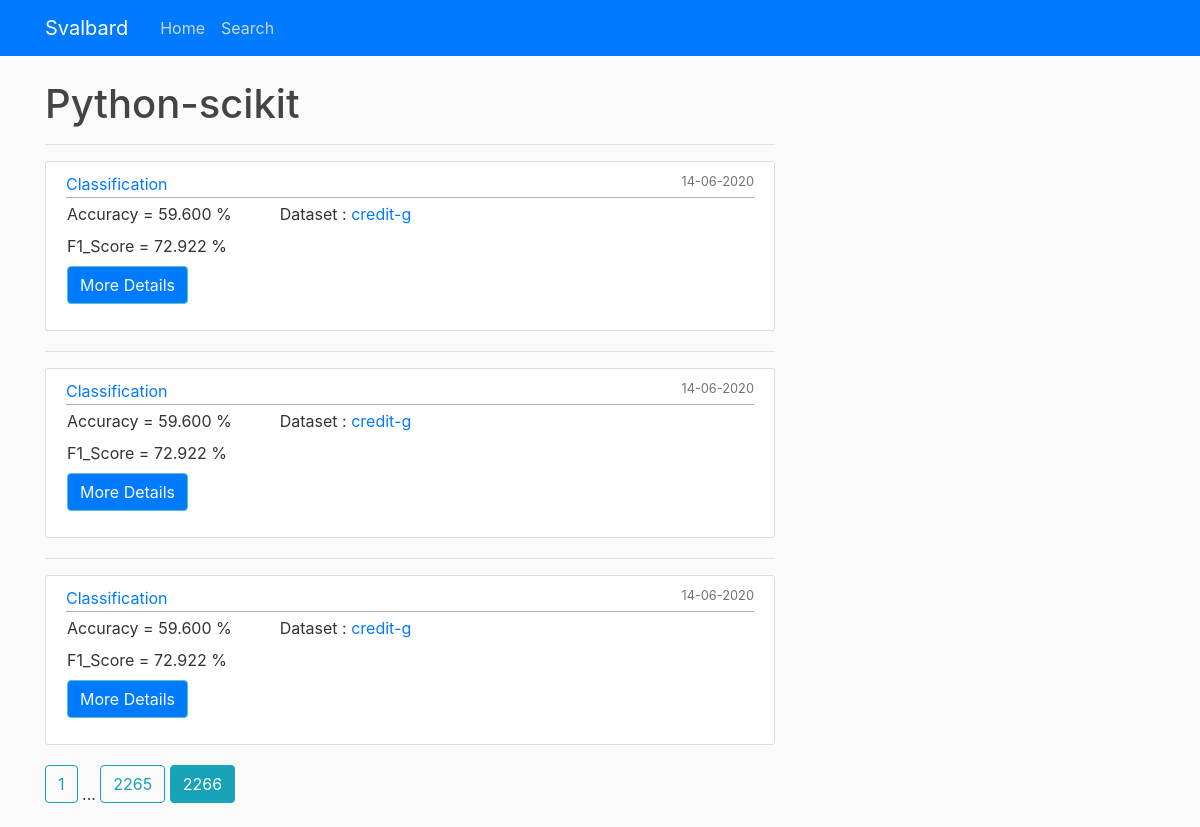
Screenshot of /platform/Python-scikit?page=2266 with the database file from the repository.
### Svalbard/models.py (models this page shows, shortened)
class Result(db.Model):
    id = db.Column(db.Integer, primary_key=True)
    eID = db.Column(db.String(100), nullable=False, unique=True)
    fID = db.Column(db.String(100), nullable=False)
    dataset_id = db.Column(db.Integer, db.ForeignKey(
        'dataset.id'), nullable=False)
    task = db.Column(db.String(15), nullable=False)
    process = db.Column(db.String(20), nullable=False)
    platform = db.Column(db.String(15), nullable=False)
    metricsid = db.Column(db.Integer, db.ForeignKey(
        Metrics.id), nullable=False)
    date_posted = db.Column(db.DateTime, nullable=False,
                            default=datetime.utcnow)

class Metrics(db.Model):
    id = db.Column(db.Integer, primary_key=True)
    Accuracy = db.Column(db.Float, nullable=False)
    Precision = db.Column(db.Float, nullable=False)
    F1_Score = db.Column(db.Float, nullable=False)
    Recall = db.Column(db.Float, nullable=False)
    Time = db.Column(db.Float, nullable=False)
    Model = db.Column(db.String(100), nullable=False, default='Not Available')
    details = db.relationship('Result', backref='details', lazy=True)

class Dataset(db.Model):
    id = db.Column(db.Integer, primary_key=True)
    fID = db.Column(db.String(100), unique=True, nullable=False)
    dataset_name = db.Column(db.String(50), unique=True, nullable=False)
    csv_link = db.Column(db.String(150), unique=True,
                         nullable=False, default='Web')
    size = db.Column(db.Integer, default=0)
    Meta = db.relationship('Metadata', backref='details', lazy=True)
    data = db.relationship('Result', backref='dataset', lazy=True)

### Svalbard/routes.py (the view)
@app.route("/platform/<string:platform>")
def ML_platform(platform):
    page = request.args.get('page', 1, type=int)
    results = Result.query.filter_by(platform=platform).order_by(
        Result.date_posted.desc()).paginate(page=page, per_page=4)
    return render_template('platform.html', title='Language', platform=platform, results=results)

### Svalbard/templates/platform.html (shortened to what this page needs)
{% extends "layout.html" %}
{% block content %}
    <h1 class="mb-3">{{ platform }}</h1>
    {% for result in results.items %}
    <hr>
        <article class="media content-section">
          <div class="media-body">
            <div class="article-metadata">
              <a class="mr-2" href="{{ url_for('process', process=result.process) }}">{{ result.process }}</a>
              <small class="text-muted float-right">{{ result.date_posted.strftime('%d-%m-%Y') }}</small>
            </div>
            <div class='row mr-2'>
                <div class='column ml-3'>
                  <div>Accuracy = {{'%0.3f' | format(result.details.Accuracy *100)}} %</div>
                  <div class='mt-2'>F1_Score = {{'%0.3f' | format(result.details.F1_Score *100)}} %</div>
                  <p class='mt-2'>
                    <button class="btn newRule btn-primary collapsed" type="button" data-toggle="collapse" data-target="#collapseExample - {{result.id}}" aria-expanded="false" aria-controls="collapseExample">
                    </button>
                  </p>
                </div>
                <div class='column mx-5'>
                  <div>Dataset : <a href="{{ url_for('ML_dataset', dataset=result.dataset.id) }}">{{ result.dataset.dataset_name}}</a></div>
                </div>
              </div>
        </article>
    {% endfor %}
    {% for page_num in results.iter_pages(left_edge=1, right_edge=1, left_current=1, right_current=2) %}
      {% if page_num %}
        {% if results.page == page_num %}
          <a class="btn btn-info mb-4" href="{{ url_for('ML_platform', page=page_num, platform=platform) }}">{{ page_num }}</a>
        {% else %}
          <a class="btn btn-outline-info mb-4" href="{{ url_for('ML_platform', page=page_num, platform=platform) }}">{{ page_num }}</a>
        {% endif %}
      {% else %}
        ...
      {% endif %}
    {% endfor %}
{% endblock content %}

### Svalbard/static/main.css (style rules this page uses)
body { background: #fafafa; color: #333333; margin-top: 5rem; }
h1, h2, h3, h4, h5, h6 { color: #444444; }
.content-section { background: #ffffff; padding: 10px 20px; border: 1px solid #dddddd; border-radius: 3px; margin-bottom: 20px; }
.article-metadata { padding-bottom: 1px; margin-bottom: 4px; border-bottom: 1px solid #e3e3e3 }
.article-metadata { padding-bottom: 1px; margin-bottom: 4px; border-bottom: 1px solid #afafb1 }
button.btn.collapsed.newRule:before { content:'More Details' ; }
button.btn.newRule:before { content:'Less Details' ; }
.btn-primary { color: #fafdff; background-color: bg-primary; border-color: #5bc2c2 }

### rows the page displays
Result: process "Classification", date_posted "14-06-2020", dataset.dataset_name "credit-g"
Metrics: result.details.Accuracy*100 "59.600", result.details.F1_Score*100 "72.922"
Result: process "Classification", date_posted "14-06-2020", dataset.dataset_name "credit-g"
Metrics: result.details.Accuracy*100 "59.600", result.details.F1_Score*100 "72.922"
Result: process "Classification", date_posted "14-06-2020", dataset.dataset_name "credit-g"
Metrics: result.details.Accuracy*100 "59.600", result.details.F1_Score*100 "72.922"

### other values shown
{{ platform }} "Python-scikit"
{{ page_num }} "1" "2265"
{{ page_num }} "2266"
